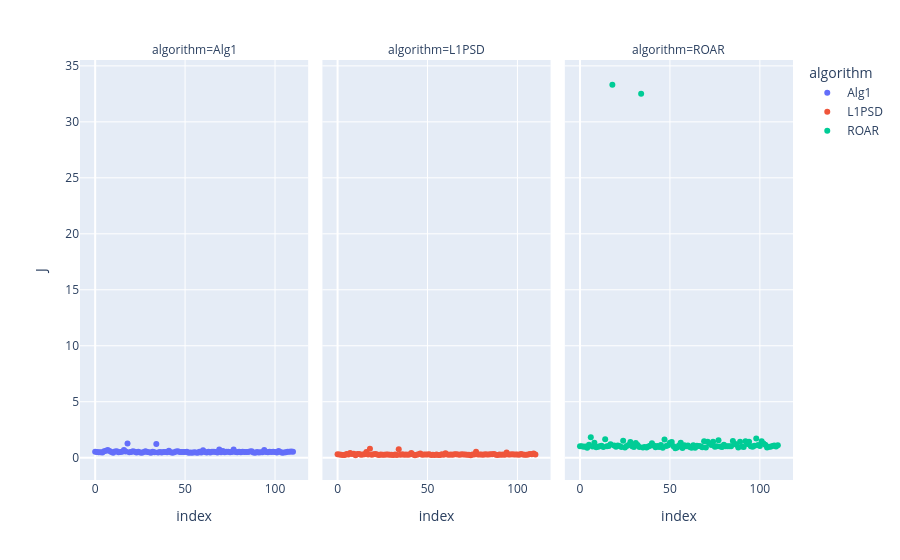

This figure's notebook cell:
### Code cell
px.scatter(output, y="J", color="algorithm", facet_col="algorithm")
